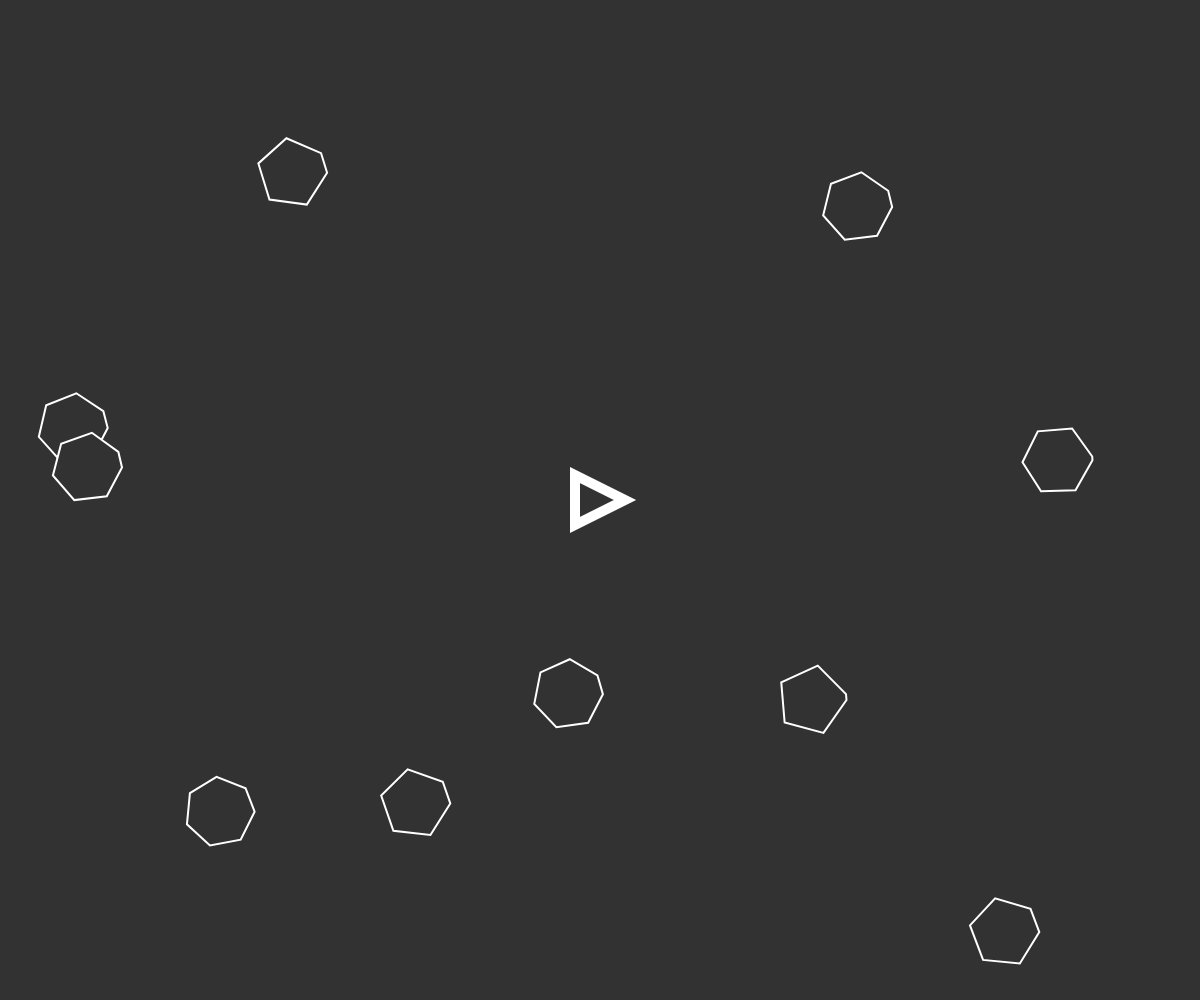
Frame 1 (no input)
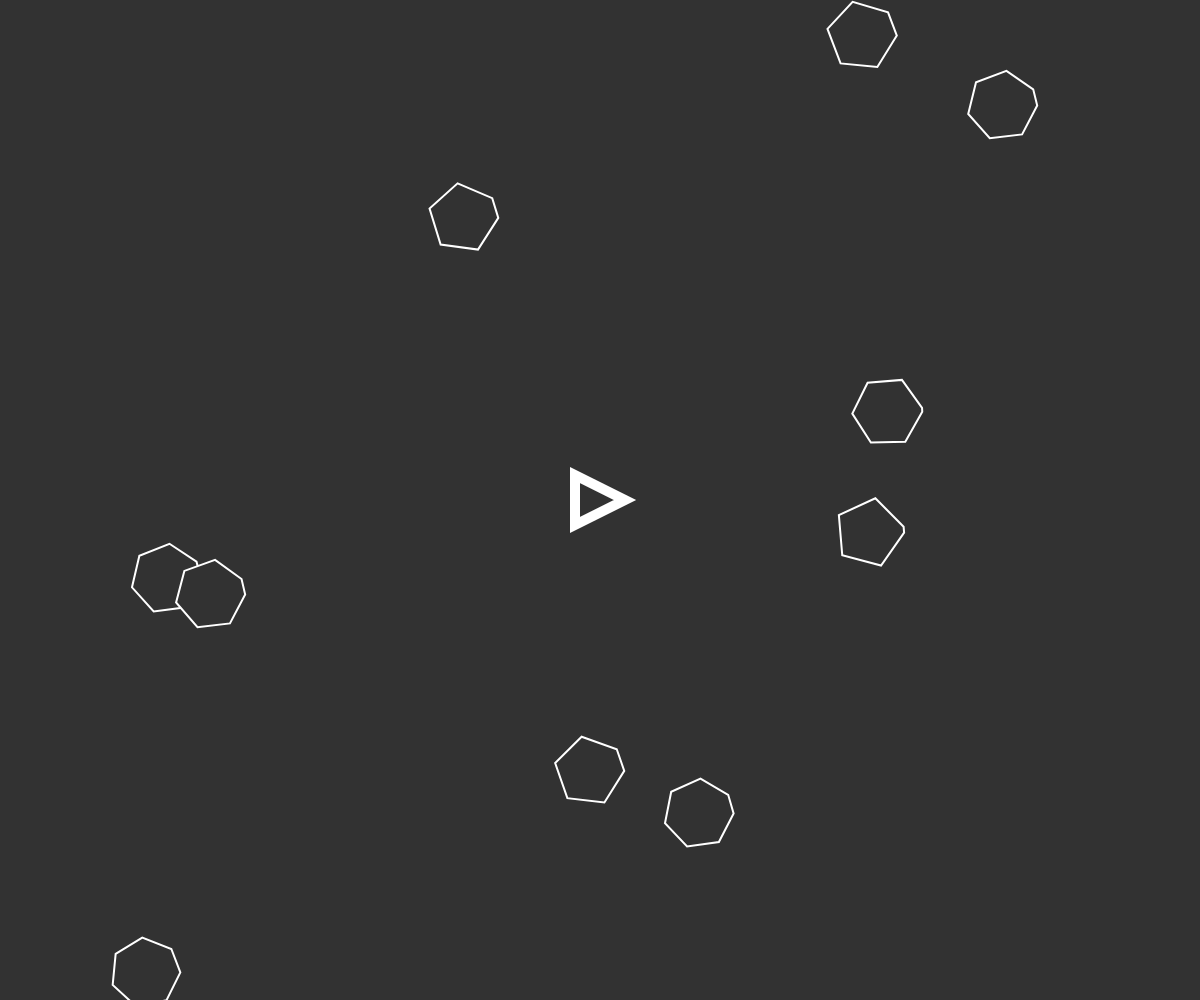
Frame 60 (no input)
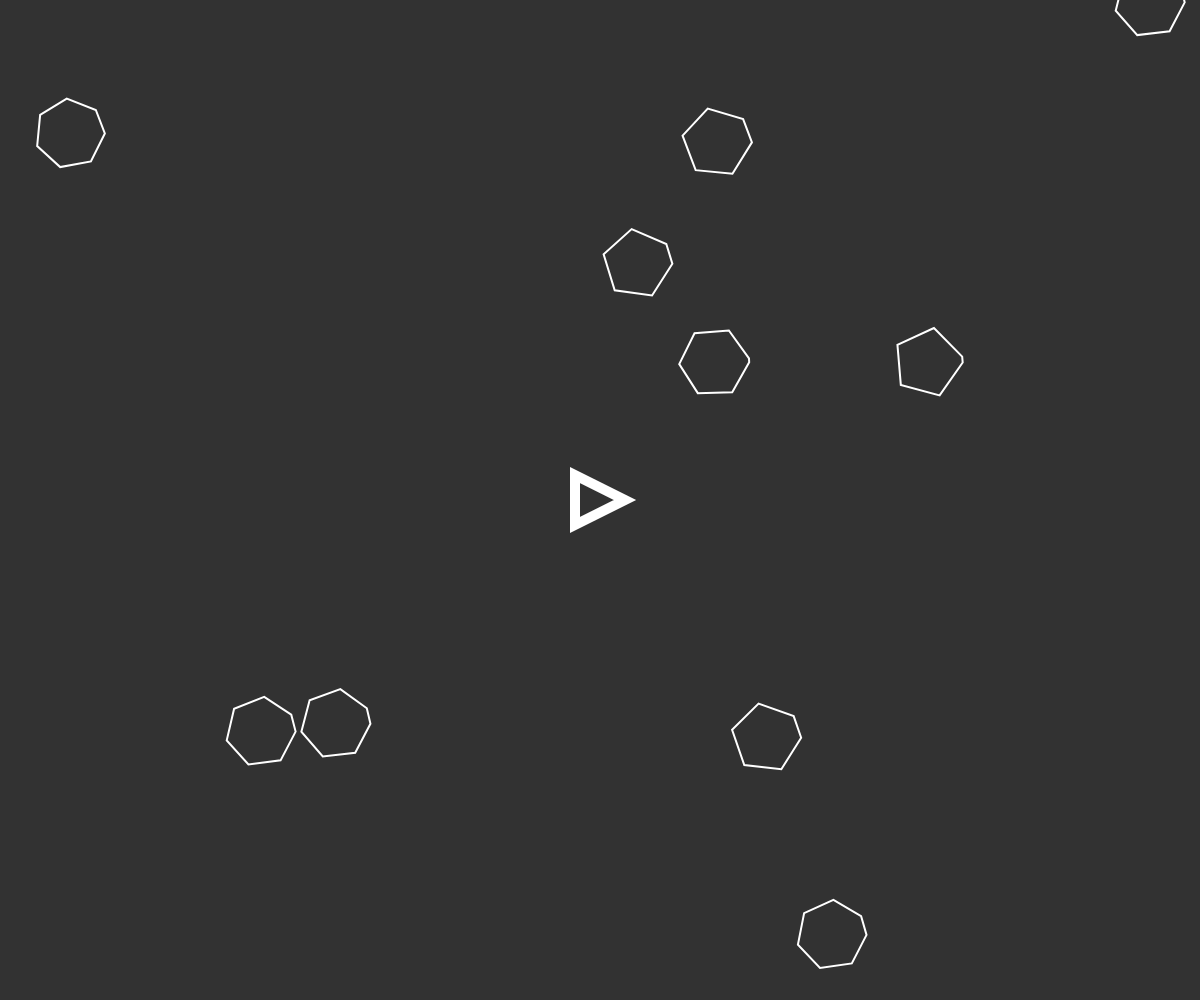
Frame 120 (the mouse pressed at the canvas centre since frame 60)

The p5.js sketch that drew these frames (run headless with seeded random() and noise() and a simulated clock; from frame 60 on, the mouse is pressed at the canvas centre):

// p5.js sketch
// ── sketch.js

function setup() {
	createCanvas(windowWidth, windowHeight);
	perso = new Perso();
	rocks = [];
	lasers = [];
	fill(50);
	stroke(255);
	strokeWeight(10);
	textSize(32);
	for (var i = 0; i < 10; i++) {
  		rocks[i] = new Rock(perso.pos);
  	}
}

function draw() {
	background(50);

  	var targetHits = 0;

 	for (var i = 0; i < lasers.length; i++) {
 		if (!perso.isHit)
 		{
 			lasers[i].render();
 	 		lasers[i].update();
 	 		for (var j = 0; j < rocks.length; j++) {
 	 			lasers[i].hits(rocks[j]);
 			}
 		}
 		if (lasers[i].isOffscreen())
 			lasers.splice(i, 1);
	}

  	for (var i = 0; i < rocks.length; i++) {
 	 	if (!rocks[i].isHit && !perso.isHit) {
 	 		perso.hits(rocks[i]);
  			rocks[i].render();
 			rocks[i].update();
 	 		rocks[i].edges();
 	 	} else {
 	 		targetHits += 1;
 	 	}
 	}

	perso.render();
	// perso.setScaling(random(-5, 5));
	perso.rescale();
  	perso.rotate();
  	perso.move();
  	perso.edges();
	
	if (perso.isHit) {
		text("You Lost !", 10, 30);
	}
	else if (targetHits == 10) {
		text("You Won !", 10, 30);
	}

	if (keyIsDown(UP_ARROW))
		perso.setScaling(1);
	else if (keyIsDown(DOWN_ARROW))
		perso.setScaling(-1);
	else
		perso.setScaling(0);
	if (keyIsDown(68))
		perso.setRotation(3);
	else if (keyIsDown(81))
		perso.setRotation(-3);
	else
		perso.setRotation(0);
	if (keyIsDown(90))
		perso.setSpeed(5);
	else if (keyIsDown(83))
		perso.setSpeed(-5);
	else
		perso.setSpeed(0);
}

function keyPressed() {
	if (key == ' ')
		lasers.push(new Laser(perso.pos, perso.direction));
}
// ── laser.js

function Laser (pos, angle) {
	this.pos = pos.copy();
	this.angle = angle;
	this.render = function () {
		point(this.pos.x, this.pos.y);
	}
	this.update = function () {
		this.pos.x += cos(radians(this.angle)) * 20;
		this.pos.y += sin(radians(this.angle)) * 20;
	}
	this.hits = function (target) {
		var d = dist(target.pos.x, target.pos.y, this.pos.x, this.pos.y);
		target.isHit = (target.isHit || (d < 35));
	}
	this.isOffscreen = function () {
		return (this.pos.y > windowHeight || this.pos.y < 0 ||
			this.pos.x > windowWidth || this.pos.x < 0)
	}
}
// ── perso.js

function Perso () {
	this.pos = createVector(width / 2, height / 2);
	this.scale = 25;
	this.scaling = 0;
	this.direction = 0;
	this.rotation = 0;
	this.speed = 0;
	this.isHit = false;
	this.render = function () {
		translate(this.pos.x, this.pos.y);
		rotate(radians(this.direction) + PI / 2);
		triangle(-this.scale, this.scale, this.scale, this.scale,
			0, -this.scale);
		// rect(this.pos.x - this.scale / 2, this.pos.y - this.scale / 2,
		// 	this.scale, this.scale);
	}
	this.setScaling = function (value) {
		this.scaling = value;
	}
	this.rescale = function () {
		if ((this.scaling >= 0 && this.scale < 400) || 
			(this.scaling <= 0 && this.scale > 0))
		this.scale += this.scaling;
	}
	this.rotate = function () {
		this.direction += this.rotation;
	}
	this.setRotation = function (angle) {
		this.rotation = angle;
	}
	this.move = function () {
		this.pos.x += cos(radians(this.direction)) * this.speed;
		this.pos.y += sin(radians(this.direction)) * this.speed;
	}
	this.setSpeed = function (speed) {
		this.speed = speed;
	}
	this.edges = function () {
		if (this.pos.y > windowHeight)
			this.pos.y = 0;
		else if (this.pos.y < 0)
			this.pos.y = windowHeight;
		if (this.pos.x > windowWidth)
			this.pos.x = 0;
		else if (this.pos.x < 0)
			this.pos.x = windowWidth;
	}
	this.hits = function (target) {
		var d = dist(target.pos.x, target.pos.y, this.pos.x, this.pos.y);
		this.isHit = (this.isHit || (d < (this.scale + 35)));
	}
}
// ── rock.js

function Rock (pos) {
	this.pos = createVector(random(0, windowWidth), random(0, windowHeight));
	while (dist(pos.x, pos.y, this.pos.x, this.pos.y) < 175)
		this.pos = createVector(random(0, windowWidth), random(0, windowHeight));
	this.vel = p5.Vector.random2D().mult(3);
	this.res = random(5, 7);
	this.isHit = false;
	this.render = function () {
		push();
		strokeWeight(2);
		translate(this.pos.x, this.pos.y);
		beginShape();
		for (var i = 0; i <= this.res; i++) {
			var r = map(i, 0, this.res, 0, TWO_PI);
			vertex(cos(r) * 35, sin(r) * 35);
		}
		endShape(CLOSE);
		pop();
	}
	this.update = function () {
		this.pos.add(this.vel);
	}
	this.edges = function () {
		if (this.pos.y > windowHeight)
			this.pos.y = 0;
		else if (this.pos.y < 0)
			this.pos.y = windowHeight;
		if (this.pos.x > windowWidth)
			this.pos.x = 0;
		else if (this.pos.x < 0)
			this.pos.x = windowWidth;
	}
}
